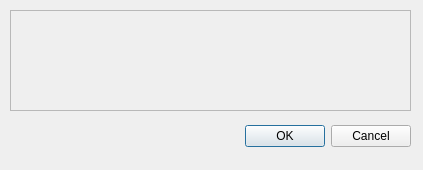
<ui version="4.0" >
 <class>Dialog</class>
 <widget class="QDialog" name="Dialog" >
  <property name="geometry" >
   <rect>
    <x>0</x>
    <y>0</y>
    <width>423</width>
    <height>170</height>
   </rect>
  </property>
  <property name="windowTitle" >
   <string>Dialog</string>
  </property>
  <widget class="QDialogButtonBox" name="verifyCommand" >
   <property name="geometry" >
    <rect>
     <x>240</x>
     <y>120</y>
     <width>171</width>
     <height>32</height>
    </rect>
   </property>
   <property name="orientation" >
    <enum>Qt::Horizontal</enum>
   </property>
   <property name="standardButtons" >
    <set>QDialogButtonBox::Cancel|QDialogButtonBox::NoButton|QDialogButtonBox::Ok</set>
   </property>
  </widget>
  <widget class="QLabel" name="label" >
   <property name="windowModality" >
    <enum>Qt::NonModal</enum>
   </property>
   <property name="geometry" >
    <rect>
     <x>10</x>
     <y>10</y>
     <width>401</width>
     <height>101</height>
    </rect>
   </property>
   <property name="font" >
    <font>
     <pointsize>12</pointsize>
    </font>
   </property>
   <property name="frameShape" >
    <enum>QFrame::StyledPanel</enum>
   </property>
   <property name="frameShadow" >
    <enum>QFrame::Sunken</enum>
   </property>
   <property name="lineWidth" >
    <number>1</number>
   </property>
   <property name="text" >
    <string/>
   </property>
   <property name="alignment" >
    <set>Qt::AlignLeading|Qt::AlignLeft|Qt::AlignTop</set>
   </property>
  </widget>
 </widget>
 <resources/>
 <connections>
  <connection>
   <sender>verifyCommand</sender>
   <signal>accepted()</signal>
   <receiver>Dialog</receiver>
   <slot>accept()</slot>
   <hints>
    <hint type="sourcelabel" >
     <x>248</x>
     <y>254</y>
    </hint>
    <hint type="destinationlabel" >
     <x>157</x>
     <y>274</y>
    </hint>
   </hints>
  </connection>
  <connection>
   <sender>verifyCommand</sender>
   <signal>rejected()</signal>
   <receiver>Dialog</receiver>
   <slot>reject()</slot>
   <hints>
    <hint type="sourcelabel" >
     <x>316</x>
     <y>260</y>
    </hint>
    <hint type="destinationlabel" >
     <x>286</x>
     <y>274</y>
    </hint>
   </hints>
  </connection>
 </connections>
</ui>
